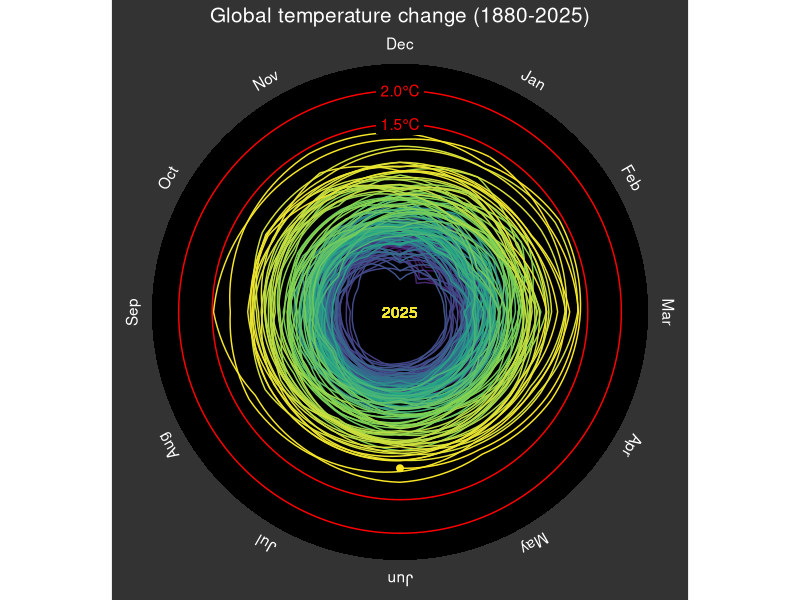
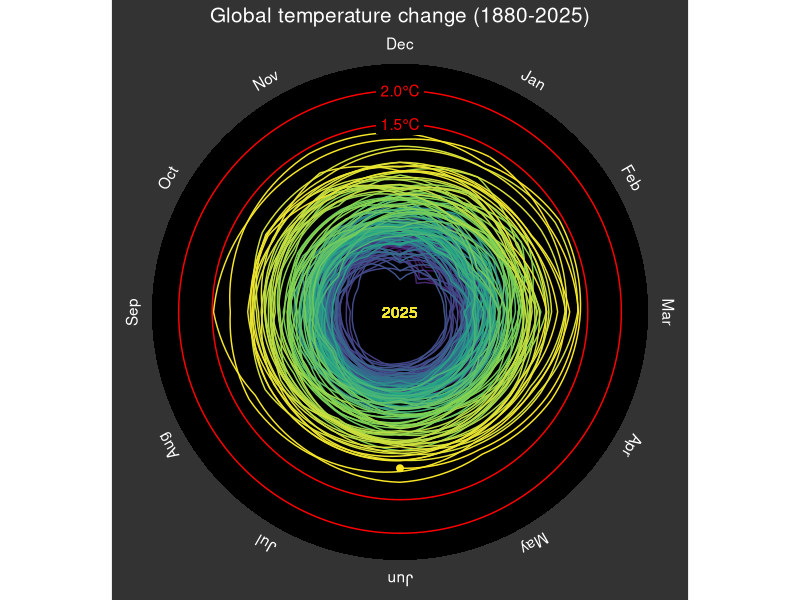

These charts were generated, in order, by the following R code:
library(tidyverse)
library(glue)

temps <- read_csv("data/GLB.Ts+dSST.csv", skip = 1, na = "***") %>%
  select(year = Year, all_of(month.abb)) %>%
  pivot_longer(-year, names_to = "month", values_to = "t_diff") %>%
  drop_na()

# last_dec <- temps %>%
#   filter(month == "Dec") %>%
#   mutate(
#     year = year + 1,
#     month = "last_Dec"
#   )
#
next_Jan <- temps %>%
  filter(month == "Jan") %>%
  mutate(
    year = year - 1,
    month = "next_Jan"
  )

t_data <-
  bind_rows(temps, next_Jan) %>%
  mutate(
    month = factor(month, levels = c(month.abb, "next_Jan")),
    month_number = as.numeric(month)
  )

annotation <- t_data %>%
  slice_max(year) %>%
  slice_max(month_number)

temp_lines <- tibble(
  x = 12,
  y = c(1.5, 2.0),
  labels = c("1.5\u00B0C", "2.0\u00B0C")
)

month_labels <- tibble(
  x = 1:12,
  y = 2.7,
  labels = month.abb
)

month_labels
t_data %>%
  ggplot(aes(
    x = month_number, y = t_diff,
    group = year, color = year
  )) +
  # Create the back background with "dummy" pie charts
  geom_col(
    data = month_labels,
    aes(x = x + 0.5, y = 2.4), fill = "black",
    width = 1,
    inherit.aes = F
  ) +
  geom_col(
    data = month_labels,
    aes(x = x + 0.5, y = -2), fill = "black",
    width = 1,
    inherit.aes = F
  ) +
  geom_line() +
  geom_hline(yintercept = c(1.5, 2.0), color = "red") +
  geom_point(data = annotation,
             aes(x = month_number, y = t_diff, color = year),
             size = 2, inherit.aes = F) +
  geom_label(
    data = temp_lines, aes(
      x = x,
      y = y,
      label = labels
    ),
    color = "red", fill = "black", label.size = 0,
    inherit.aes = FALSE
  ) +
  geom_text(
    data = month_labels,
    aes(x = x, y = y, label = labels),
    inherit.aes = F,
    color = "white",
    angle = seq(360 - 360 / 12, 0, length.out = 12)
  ) +
  geom_text(aes(x = 1, y = -1.3, label = max(temps$year))) +
  scale_x_continuous(
    breaks = 1:12,
    labels = month.abb, expand = c(0,0),
    sec.axis = dup_axis(name = NULL, labels = NULL)
  ) + # for ticks at top
  scale_y_continuous(
    breaks = seq(-2, 2, 0.2),
    limits = c(-2, 2.7), expand = c(0,-0.7),
    sec.axis = dup_axis(name = NULL, labels = NULL)
  ) +
  scale_color_viridis_c(
    breaks = seq(1880, 2024, 20),
    guide = "none"
  ) +
  #  coord_cartesian(xlim = c(1, 12)) +
  coord_polar(start = 2*pi/12) +
  labs(
    x = NULL,
    y = NULL,
    title = glue("Global temperature change ({min(temps$year)}-{max(temps$year)})")
  ) +
  theme(
    plot.background = element_rect(
      fill = "#333333",
      color = "#333333"
    ),
    panel.background = element_rect(
      fill = "#333333",
      linewidth = 1
    ),
    panel.grid = element_blank(),
    axis.text = element_blank(),
    axis.ticks = element_blank(),
    axis.title = element_blank(),
    plot.title = element_text(color = "white", size = 15, hjust = 0.5)
  )

ggsave("figures/climate_sprial.png", width = 8, height = 4.5)
